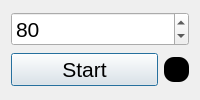
<?xml version="1.0" encoding="UTF-8"?>
<ui version="4.0">
 <class>Metronome</class>
 <widget class="QDialog" name="Metronome">
  <property name="geometry">
   <rect>
    <x>0</x>
    <y>0</y>
    <width>200</width>
    <height>100</height>
   </rect>
  </property>
  <property name="font">
   <font>
    <pointsize>16</pointsize>
   </font>
  </property>
  <property name="windowTitle">
   <string>Metronome</string>
  </property>
  <layout class="QVBoxLayout" name="verticalLayout">
   <item>
    <widget class="QSpinBox" name="bpm_input">
     <property name="sizePolicy">
      <sizepolicy hsizetype="Minimum" vsizetype="Fixed">
       <horstretch>0</horstretch>
       <verstretch>0</verstretch>
      </sizepolicy>
     </property>
     <property name="toolTip">
      <string>BPM</string>
     </property>
     <property name="minimum">
      <number>1</number>
     </property>
     <property name="maximum">
      <number>400</number>
     </property>
     <property name="value">
      <number>80</number>
     </property>
    </widget>
   </item>
   <item>
    <layout class="QHBoxLayout" name="bpm_adjustment_container">
     <item>
      <widget class="QPushButton" name="metronome_toggle">
       <property name="toolTip">
        <string>Toggle the metronome on and off</string>
       </property>
       <property name="text">
        <string>Start</string>
       </property>
       <property name="default">
        <bool>true</bool>
       </property>
      </widget>
     </item>
     <item>
      <widget class="QWidget" name="bpm_blinker" native="true">
       <property name="enabled">
        <bool>true</bool>
       </property>
       <property name="sizePolicy">
        <sizepolicy hsizetype="Fixed" vsizetype="Fixed">
         <horstretch>0</horstretch>
         <verstretch>0</verstretch>
        </sizepolicy>
       </property>
       <property name="minimumSize">
        <size>
         <width>25</width>
         <height>25</height>
        </size>
       </property>
       <property name="styleSheet">
        <string notr="true">background-color: black;
border-radius: 10px;</string>
       </property>
      </widget>
     </item>
    </layout>
   </item>
  </layout>
 </widget>
 <resources>
  <include location="resources/resources.qrc"/>
 </resources>
 <connections/>
</ui>
